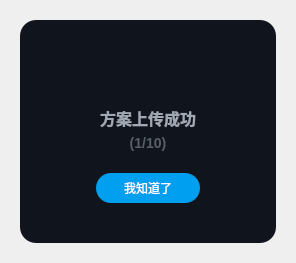
<?xml version="1.0" encoding="UTF-8"?>
<ui version="4.0">
 <class>UploadPlanSuccess</class>
 <widget class="QDialog" name="UploadPlanSuccess">
  <property name="geometry">
   <rect>
    <x>0</x>
    <y>0</y>
    <width>296</width>
    <height>263</height>
   </rect>
  </property>
  <property name="windowTitle">
   <string>Dialog</string>
  </property>
  <layout class="QGridLayout" name="gridLayout">
   <property name="leftMargin">
    <number>20</number>
   </property>
   <property name="topMargin">
    <number>20</number>
   </property>
   <property name="rightMargin">
    <number>20</number>
   </property>
   <property name="bottomMargin">
    <number>20</number>
   </property>
   <property name="spacing">
    <number>0</number>
   </property>
   <item row="0" column="0">
    <widget class="QFrame" name="frame">
     <property name="minimumSize">
      <size>
       <width>256</width>
       <height>223</height>
      </size>
     </property>
     <property name="maximumSize">
      <size>
       <width>256</width>
       <height>223</height>
      </size>
     </property>
     <property name="styleSheet">
      <string notr="true">border-radius: 16px;
background-color:#10151D;</string>
     </property>
     <property name="frameShape">
      <enum>QFrame::StyledPanel</enum>
     </property>
     <property name="frameShadow">
      <enum>QFrame::Raised</enum>
     </property>
     <widget class="QLabel" name="lab_ico">
      <property name="geometry">
       <rect>
        <x>112</x>
        <y>39</y>
        <width>33</width>
        <height>33</height>
       </rect>
      </property>
      <property name="minimumSize">
       <size>
        <width>33</width>
        <height>33</height>
       </size>
      </property>
      <property name="maximumSize">
       <size>
        <width>33</width>
        <height>33</height>
       </size>
      </property>
      <property name="styleSheet">
       <string notr="true">border-image: url(:/Skin/Images/Popup/UploadSuccess.png);</string>
      </property>
      <property name="text">
       <string/>
      </property>
     </widget>
     <widget class="QLabel" name="lab_title">
      <property name="geometry">
       <rect>
        <x>0</x>
        <y>86</y>
        <width>256</width>
        <height>23</height>
       </rect>
      </property>
      <property name="minimumSize">
       <size>
        <width>256</width>
        <height>23</height>
       </size>
      </property>
      <property name="maximumSize">
       <size>
        <width>16777215</width>
        <height>23</height>
       </size>
      </property>
      <property name="styleSheet">
       <string notr="true">color: #A1A8B3;
font-family: &quot;Noto Sans S Chinese&quot;; 
font-weight: 500;
font-size: 16px;
background-color:transparent;
</string>
      </property>
      <property name="text">
       <string>方案上传成功</string>
      </property>
      <property name="alignment">
       <set>Qt::AlignCenter</set>
      </property>
     </widget>
     <widget class="QLabel" name="lab_cnt">
      <property name="geometry">
       <rect>
        <x>0</x>
        <y>113</y>
        <width>256</width>
        <height>20</height>
       </rect>
      </property>
      <property name="minimumSize">
       <size>
        <width>256</width>
        <height>20</height>
       </size>
      </property>
      <property name="maximumSize">
       <size>
        <width>16777215</width>
        <height>20</height>
       </size>
      </property>
      <property name="styleSheet">
       <string notr="true">color: rgba(161, 168, 179, 0.5);
font-family: &quot;Noto Sans S Chinese&quot;; 
font-weight: 500;
font-size: 14px;
background-color:transparent;
</string>
      </property>
      <property name="text">
       <string>(1/10)</string>
      </property>
      <property name="alignment">
       <set>Qt::AlignCenter</set>
      </property>
     </widget>
     <widget class="QPushButton" name="pBt_ok">
      <property name="geometry">
       <rect>
        <x>76</x>
        <y>153</y>
        <width>104</width>
        <height>30</height>
       </rect>
      </property>
      <property name="minimumSize">
       <size>
        <width>104</width>
        <height>30</height>
       </size>
      </property>
      <property name="maximumSize">
       <size>
        <width>104</width>
        <height>30</height>
       </size>
      </property>
      <property name="styleSheet">
       <string notr="true">QPushButton
{
	color: rgb(255, 255, 255);
	border:null;
	background: #009FEF;
	border-radius: 15px;


}</string>
      </property>
      <property name="text">
       <string>我知道了</string>
      </property>
     </widget>
    </widget>
   </item>
  </layout>
 </widget>
 <resources/>
 <connections/>
</ui>
